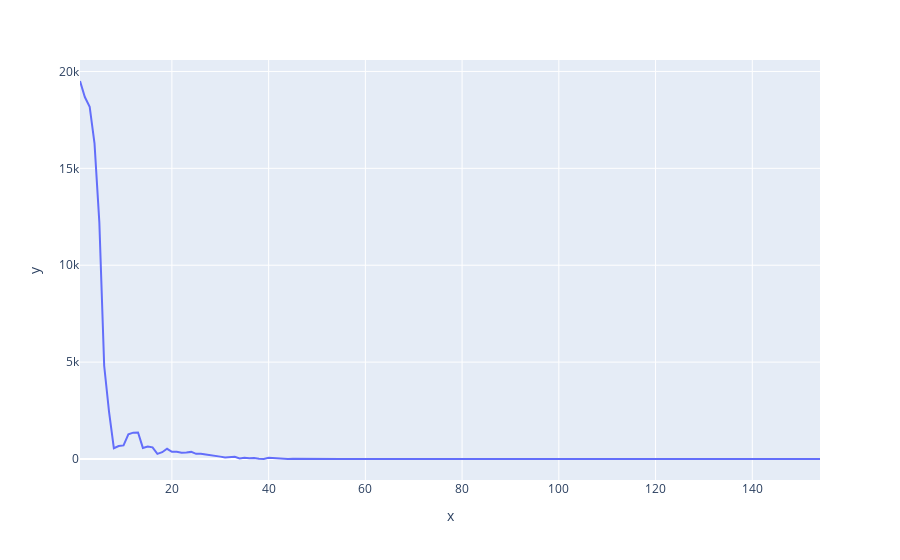

This figure's notebook cell:
### Markdown cell above
# Ewaluacja CMA-ES

### Code cell
optimize_and_plot(sphere_function, d = 2)

### Figure 1 — Plotly figure (JSON) as saved in the notebook; plotly's stock layout.template omitted (floating-point values rounded to 4 significant figures; data arrays with more than 128 entries replaced by an {"elided": "..."} marker saying what was removed)
{"data": [{"hovertemplate": "x=%{x}<br>y=%{y}<extra></extra>", "legendgroup": "", "line": {"color": "#636efa", "dash": "solid"}, "marker": {"symbol": "circle"}, "mode": "lines", "name": "", "orientation": "v", "showlegend": false, "type": "scatter", "x": {"elided": "154 int values"}, "xaxis": "x", "y": {"elided": "154 float values"}, "yaxis": "y"}], "layout": {"legend": {"tracegroupgap": 0}, "margin": {"t": 60}, "xaxis": {"anchor": "y", "domain": [0, 1], "title": {"text": "x"}}, "yaxis": {"anchor": "x", "domain": [0, 1], "title": {"text": "y"}}}}
